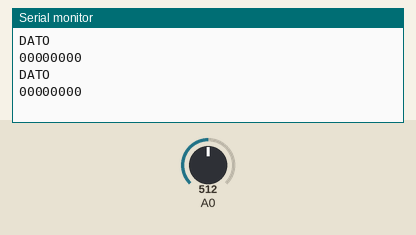
The sketch below on a simulated Arduino Uno, built with avr-gcc and run on an emulated ATmega328P. Shown: the last lines printed to the serial monitor. The inputs (shaded band) are chosen by the test bench; at power-on: A0 = 512.

Above: at 1.8 s.
1.9 s: A0 set to 716
At 2.3 s:
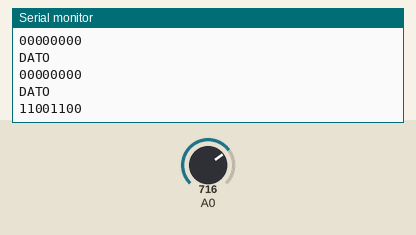
3.4 s: A0 set to 900
At 4.8 s:
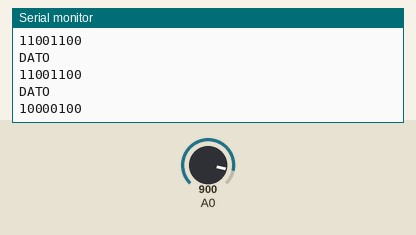
Timing chart, 0 to 6.4 s (numbered marks = the images above; inputs shaded):
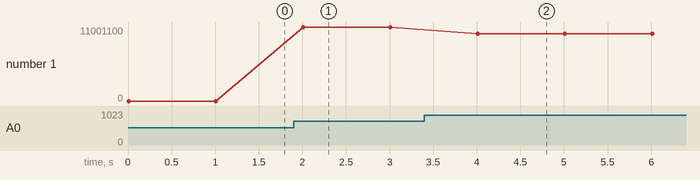

Measured:
- after the input at 1.9 s, the serial monitor: prints a new line after 0.11 s (image 1)
- after the input at 3.4 s, the serial monitor: prints a new line after 0.61 s (image 2)
- plotted number 1: 0 → 11001100 after the input at 1.9 s, 11001100 → 10000100 after the input at 3.4 s

The sketch:

DECOADC8BITS.ino
```cpp
//Autor:Dario Jorge Iglesias
boolean R7,R6,R5,R4,R3,R2,R1,R0;
byte dato;
void setup(){Serial.begin(9600);}
void loop()
{
 dato=analogRead(A0);
 R0=dato&0x01;R1=dato&0x02;R2=dato&0x04;R3=dato&0x08;
 R4=dato&0x10;R5=dato&0x20;R6=dato&0x40;R7=dato&0x80;
 Serial.println("DATO");
 Serial.print(R7);Serial.print(R6);Serial.print(R5);
 Serial.print(R4);Serial.print(R3);Serial.print(R2);
 Serial.print(R1);Serial.println(R0);
 delay(1000);

}
```
